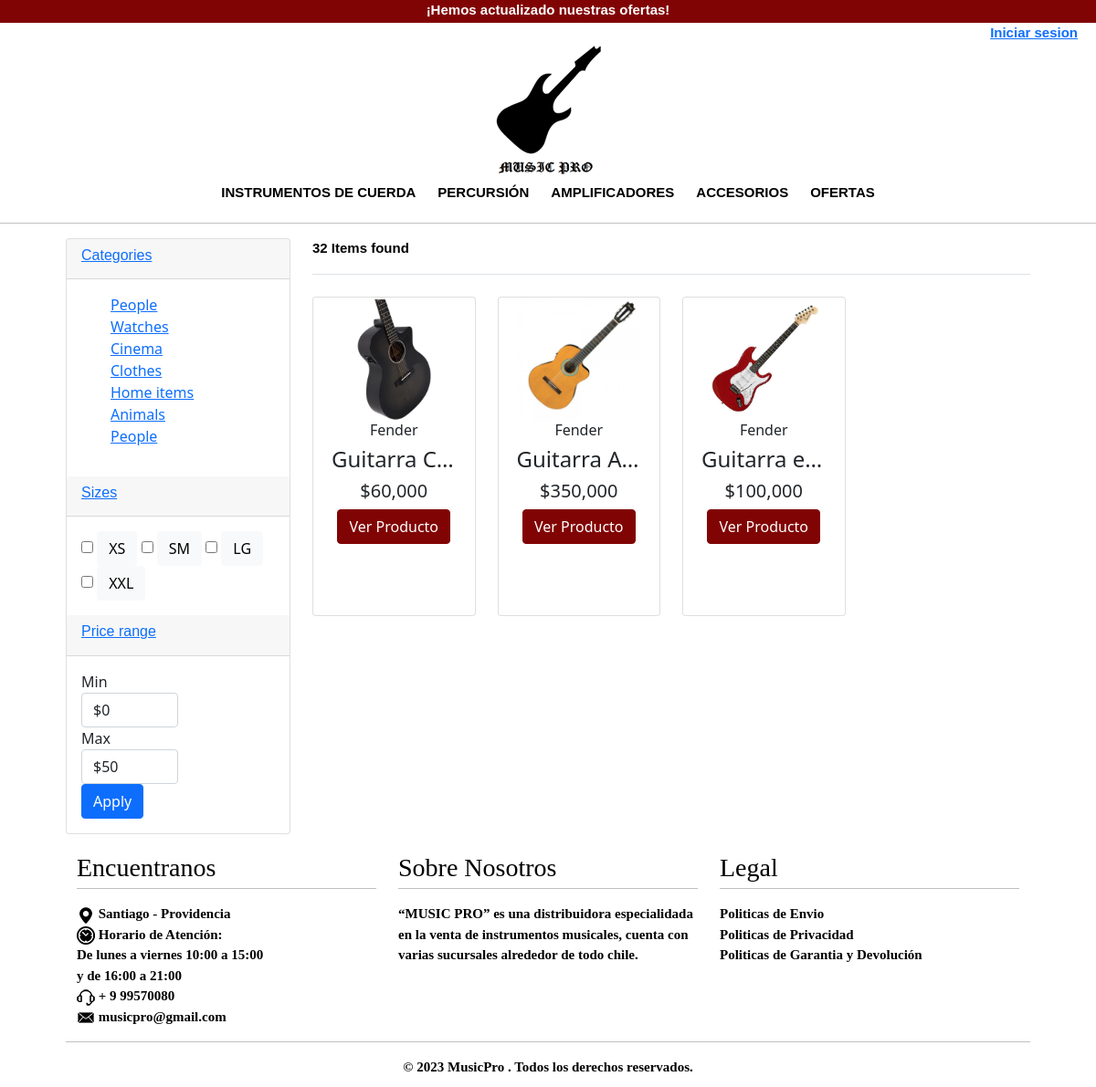
The app's page /store with its own data.
### app/models.py (models this page shows, shortened)
class Producto(models.Model):
    SKU = models.IntegerField(primary_key=True ,verbose_name='SKU')
    nombre =  models.CharField(max_length=80 ,verbose_name='nombre')
    descripcion = models.TextField(verbose_name='descripcion')
    precio = models.IntegerField(verbose_name='precio')
    imagen=models.ImageField(upload_to='img/productos')
    stock = models.IntegerField(verbose_name='stock')
    Categoria= models.ForeignKey(Categoria,on_delete=models.CASCADE, )
    SubCategoria= models.ForeignKey(SubCategoria,on_delete=models.CASCADE)
    TipoInstrumento= models.ForeignKey(TipoInstrumento,on_delete=models.CASCADE, blank=True, null=True)
    marca = models.ForeignKey(Marca,on_delete=models.CASCADE)
    is_avaliable = models.BooleanField(default=True)
    create_date = models.DateTimeField(auto_now_add=True)
    modified_date = models.DateTimeField(auto_now=True)

class Marca(models.Model):
    nombreMarca = models.CharField(max_length=50, verbose_name='nombre Marca', unique=True)
    def __str__(self) -> str:
        return self.nombreMarca

### app/views.py (the view)
# urls.py: path('store', Store, name="Store"),
def Store (request, SubCategoria_nombreSubCategoria=None):
    categorias = None
    productos = None
    if SubCategoria_nombreSubCategoria != None:
        categorias = get_object_or_404(Categoria, nombreSubCategoria = SubCategoria_nombreSubCategoria)
        productos = Producto.objects.filter(SubCategoria = categorias, is_avaliable = True)
        producto_count = productos.count()
    else:
        productos = Producto.objects.all().filter(is_avaliable=True)
        producto_count = productos.count()
    context = {
        'productos': productos,
    }
    return render(request, 'app/tienda/store.html', context)

### app/templates/app/tienda/store.html (shortened to what this page needs)
{% extends 'app/base.html' %}
{% load static %}
{% block contenido %}
<section class="section-content padding-y">
    <div class="container">
    <div class="row">
        <aside class="col-md-3">
    <div class="card">
        <article class="filter-group">
            <header class="card-header">
                <a href="#" data-toggle="collapse" data-target="#collapse_1" aria-expanded="true" class="">
                    <h6 class="title">Categories</h6>
                </a>
            </header>
            <div class="filter-content collapse show" id="collapse_1" style="">
                <div class="card-body">
                    <ul class="list-menu">
                    <li><a href="#">People  </a></li>
                    <li><a href="#">Watches </a></li>
                    <li><a href="#">Cinema  </a></li>
                    <li><a href="#">Clothes  </a></li>
                    <li><a href="#">Home items </a></li>
                    <li><a href="#">Animals</a></li>
                    <li><a href="#">People </a></li>
                    </ul>
                </div>
            </div>
        </article>
        <article class="filter-group">
            <header class="card-header">
                <a href="#" data-toggle="collapse" data-target="#collapse_4" aria-expanded="true" class="">
                    <h6 class="title">Sizes </h6>
                </a>
            </header>
            <div class="filter-content collapse show" id="collapse_4" style="">
                <div class="card-body">
                  <label class="checkbox-btn">
                    <input type="checkbox">
                    <span class="btn btn-light"> XS </span>
                  </label>
                  <label class="checkbox-btn">
                    <input type="checkbox">
                    <span class="btn btn-light"> SM </span>
                  </label>
                  <label class="checkbox-btn">
                    <input type="checkbox">
                    <span class="btn btn-light"> LG </span>
                  </label>
                  <label class="checkbox-btn">
                    <input type="checkbox">
                    <span class="btn btn-light"> XXL </span>
                  </label>
            </div>
            </div>
        </article>
        <article class="filter-group">
            <header class="card-header">
                <a href="#" data-toggle="collapse" data-target="#collapse_3" aria-expanded="true" class="">
                    <h6 class="title">Price range </h6>
                </a>
            </header>
            <div class="filter-content collapse show" id="collapse_3" style="">
                <div class="card-body">
                    <div class="form-row">
                    <div class="form-group col-md-6">
                      <label>Min</label>
                          <select class="mr-2 form-control">
                            <option value="0">$0</option>
                        </select>
                    </div>
                    <div class="form-group text-right col-md-6">
                      <label>Max</label>
                          <select class="mr-2 form-control">
                            <option value="50">$50</option>
                        </select>
                    </div>
                    </div>
                    <button class="btn btn-block btn-primary">Apply</button>
                </div>
            </div>
        </article>
    </div>
        </aside>
        <main class="col-md-9">
    <header class="border-bottom mb-4 pb-3">
            <div class="form-inline">
                <span class="mr-md-auto">32 Items found </span>
            </div>
    </header>
{% load humanize %}
<div class="row">
    {% for p in productos %}
    <div class="col-xs col-sm-6 col-md col-lg-3">
        <div class="producto">
            <div class="card">
                <div class="body-card" >
                    <div class="text-center"><img src="{{ p.imagen.url}}" class="img-fluid" >
                    </div>
                    <h6 class="text-center ">{{p.marca}}</h6>
                    <h4 class="text-center text-truncate">{{p.nombre}}</h4>
                    <h5 class="text-center ">${{p.precio | intcomma}}</h5>
                    <div class="text-center"><button type="button" class="btn btn-success " data-bs-toggle="modal"
                            data-bs-target="#{{ p.idProducto}}">
                            Ver Producto</button></div>
                </div>
            </div>
        </div>
    </div>
    {% endfor %}
</div>
    {% endblock %}

### app/static/css/estilos.css (style rules this page uses)
* { margin: 0; padding: 0; }
body { background-color: white; }
header { width: 100%; background-color: #fff; font-family: Arial, Helvetica, sans-serif; font-weight: bold; font-size: 15px; color: #000; }
.producto .card { height: 350px; width:100%; }
.producto .body-card { white-space: nowrap; overflow: hidden; text-overflow: ellipsis; margin-left:20px; margin-right:20px; }
.producto .body-card img { max-height: 200px; }
ul, ol { list-style: none; }
.producto img { object-fit: cover; }
.producto .card { margin-bottom: 20px; }
.producto .btn { margin-bottom: 10px; background-color: #810404; border-color: #810404; }

### records on screen
Producto: imagen (picture), marca "Fender", nombre "Guitarra C…", precio "60,000"
Producto: imagen (picture), marca "Fender", nombre "Guitarra A…", precio "350,000"
Producto: imagen (picture), marca "Fender", nombre "Guitarra e…", precio "100,000"
